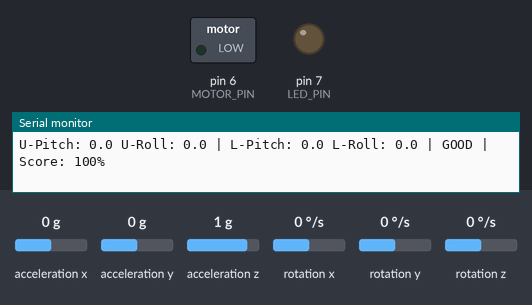
The sketch below on a simulated Arduino Uno, built with avr-gcc and run on an emulated ATmega328P. Shown: switched loads named in the sketch (green lamp = pin HIGH), output pins drawn as LEDs (lit = HIGH), the last lines printed to the serial monitor. The inputs (shaded band) are chosen by the test bench; at power-on: acceleration x 0 g, acceleration y 0 g, acceleration z 1 g, rotation x 0 °/s, rotation y 0 °/s, rotation z 0 °/s. Storage starts empty.

Above: at 8.3 s.
8.4 s: acceleration x set to -0.4 g
At 11.3 s:
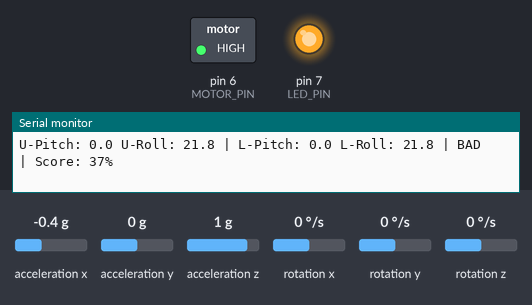
11.4 s: acceleration x set to 0 g
At 12.1 s:
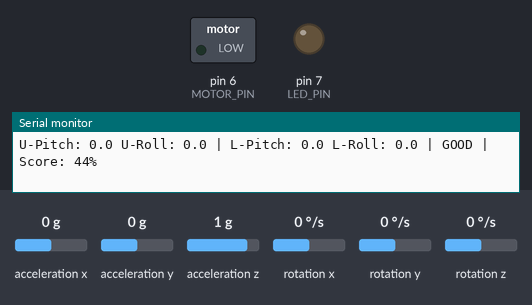
13.1 s: acceleration x set to -1.4 g
At 16.1 s:
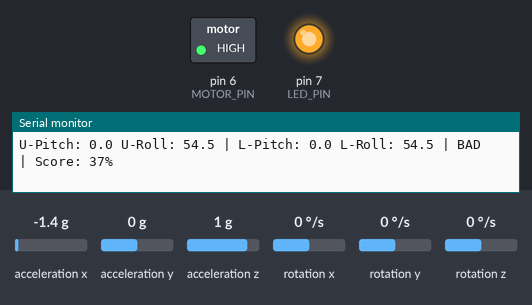
Timing chart, 0 to 17.6 s (numbered marks = the images above; inputs shaded):
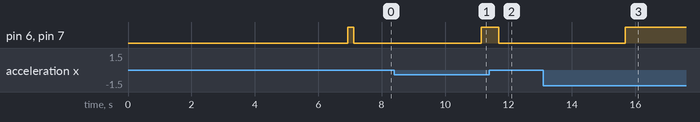

The sketch:

Posture_Detector.ino
```cpp
#include <Wire.h>
#include <MPU6050.h>
#include <SPI.h>
#include <SD.h>
#include <SoftwareSerial.h>

MPU6050 mpuUpper(0x68);
MPU6050 mpuLower(0x69);
SoftwareSerial BTSerial(8, 9);

float baselinePitchU = 0, baselineRollU = 0;
float baselinePitchL = 0, baselineRollL = 0;
const float THRESHOLD = 15.0;
const int LED_PIN = 7;
const int MOTOR_PIN = 6;
const int CS_PIN = 5;

int totalReadings = 0;
int goodReadings = 0;
int badPostureCount = 0;
const int BAD_POSTURE_DELAY = 5;
bool sdAvailable = false;

void setup() {
  Serial.begin(9600);
  BTSerial.begin(9600);
  Wire.begin();
  pinMode(LED_PIN, OUTPUT);
  pinMode(MOTOR_PIN, OUTPUT);

  mpuUpper.initialize();
  mpuLower.initialize();

  if (!mpuUpper.testConnection()) {
    Serial.println("Upper MPU failed!");
    while (1);
  }
  if (!mpuLower.testConnection()) {
    Serial.println("Lower MPU failed!");
    while (1);
  }

  sdAvailable = SD.begin(CS_PIN);
  if (sdAvailable) {
    Serial.println("SD ready!");
    File dataFile = SD.open("posture.csv", FILE_WRITE);
    if (dataFile) {
      dataFile.println("Time(ms),PitchU,RollU,PitchL,RollL,Status,Score(%)");
      dataFile.close();
    }
  } else {
    Serial.println("SD failed - continuing without it!");
  }

  Serial.println("Stand straight! Auto calibrating in 5 seconds...");
  BTSerial.println("Stand straight! Auto calibrating in 5 seconds...");
  delay(5000);
  calibrate();
}

void calibrate() {
  Serial.println("Calibrating...");
  BTSerial.println("Calibrating...");

  long axSumU=0, aySumU=0, azSumU=0;
  long axSumL=0, aySumL=0, azSumL=0;

  for (int i = 0; i < 100; i++) {
    int16_t ax, ay, az, gx, gy, gz;

    mpuUpper.getMotion6(&ax, &ay, &az, &gx, &gy, &gz);
    axSumU += ax; aySumU += ay; azSumU += az;

    mpuLower.getMotion6(&ax, &ay, &az, &gx, &gy, &gz);
    axSumL += ax; aySumL += ay; azSumL += az;

    delay(10);
  }

  baselinePitchU = atan2(aySumU/100.0, azSumU/100.0) * 180.0 / PI;
  baselineRollU  = atan2(axSumU/100.0, azSumU/100.0) * 180.0 / PI;
  baselinePitchL = atan2(aySumL/100.0, azSumL/100.0) * 180.0 / PI;
  baselineRollL  = atan2(axSumL/100.0, azSumL/100.0) * 180.0 / PI;

  Serial.println("Calibrated! Monitoring posture...");
  BTSerial.println("Calibrated! Monitoring posture...");
  digitalWrite(LED_PIN, HIGH);
  digitalWrite(MOTOR_PIN, HIGH);
  delay(200);
  digitalWrite(LED_PIN, LOW);
  digitalWrite(MOTOR_PIN, LOW);
}

void loop() {
  int16_t ax, ay, az, gx, gy, gz;

  mpuUpper.getMotion6(&ax, &ay, &az, &gx, &gy, &gz);
  float pitchU = atan2((float)ay, (float)az) * 180.0 / PI;
  float rollU  = atan2((float)ax, (float)az) * 180.0 / PI;

  mpuLower.getMotion6(&ax, &ay, &az, &gx, &gy, &gz);
  float pitchL = atan2((float)ay, (float)az) * 180.0 / PI;
  float rollL  = atan2((float)ax, (float)az) * 180.0 / PI;

  float pitchDiffU = abs(pitchU - baselinePitchU);
  float rollDiffU  = abs(rollU  - baselineRollU);
  float pitchDiffL = abs(pitchL - baselinePitchL);
  float rollDiffL  = abs(rollL  - baselineRollL);

  totalReadings++;
  String status;

  if (pitchDiffU > THRESHOLD || rollDiffU > THRESHOLD ||
      pitchDiffL > THRESHOLD || rollDiffL > THRESHOLD) {
    badPostureCount++;
    if (badPostureCount >= BAD_POSTURE_DELAY) {
      status = "BAD";
      digitalWrite(LED_PIN, HIGH);
      digitalWrite(MOTOR_PIN, HIGH);
    } else {
      status = "ADJUSTING";
      digitalWrite(LED_PIN, LOW);
      digitalWrite(MOTOR_PIN, LOW);
    }
  } else {
    badPostureCount = 0;
    goodReadings++;
    status = "GOOD";
    digitalWrite(LED_PIN, LOW);
    digitalWrite(MOTOR_PIN, LOW);
  }

  int score = (goodReadings * 100) / totalReadings;

  Serial.print("U-Pitch: "); Serial.print(pitchDiffU, 1);
  Serial.print(" U-Roll: "); Serial.print(rollDiffU, 1);
  Serial.print(" | L-Pitch: "); Serial.print(pitchDiffL, 1);
  Serial.print(" L-Roll: "); Serial.print(rollDiffL, 1);
  Serial.print(" | "); Serial.print(status);
  Serial.print(" | Score: "); Serial.print(score); Serial.println("%");

  BTSerial.print("U:"); BTSerial.print(pitchDiffU, 1);
  BTSerial.print("/"); BTSerial.print(rollDiffU, 1);
  BTSerial.print(" L:"); BTSerial.print(pitchDiffL, 1);
  BTSerial.print("/"); BTSerial.print(rollDiffL, 1);
  BTSerial.print(" "); BTSerial.print(status);
  BTSerial.print(" "); BTSerial.print(score); BTSerial.println("%");

  if (sdAvailable) {
    File dataFile = SD.open("posture.csv", FILE_WRITE);
    if (dataFile) {
      dataFile.print(millis()); dataFile.print(",");
      dataFile.print(pitchDiffU, 1); dataFile.print(",");
      dataFile.print(rollDiffU, 1); dataFile.print(",");
      dataFile.print(pitchDiffL, 1); dataFile.print(",");
      dataFile.print(rollDiffL, 1); dataFile.print(",");
      dataFile.print(status); dataFile.print(",");
      dataFile.println(score);
      dataFile.close();
    }
  }

  delay(500);
}
```

Measured:
- the behaviour switches between -0.2 and -0.3 g on acceleration x (found by bisection; images 0 and 1)
- after the input at 8.4 s, pin 6 (MOTOR_PIN), pin 7 (LED_PIN): LOW → HIGH after 2.7 s
- after the input at 11.4 s, pin 6 (MOTOR_PIN), pin 7 (LED_PIN): HIGH → LOW after 0.30 s
- after the input at 13.1 s, pin 6 (MOTOR_PIN), pin 7 (LED_PIN): LOW → HIGH after 2.6 s
